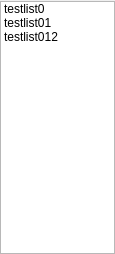
<?xml version="1.0" encoding="UTF-8"?>
<ui version="4.0">
 <class>Playlist</class>
 <widget class="QWidget" name="Playlist">
  <property name="geometry">
   <rect>
    <x>0</x>
    <y>0</y>
    <width>115</width>
    <height>254</height>
   </rect>
  </property>
  <property name="windowTitle">
   <string>Form</string>
  </property>
  <layout class="QVBoxLayout" name="verticalLayout">
   <property name="spacing">
    <number>0</number>
   </property>
   <property name="leftMargin">
    <number>0</number>
   </property>
   <property name="topMargin">
    <number>1</number>
   </property>
   <property name="rightMargin">
    <number>0</number>
   </property>
   <property name="bottomMargin">
    <number>0</number>
   </property>
   <item>
    <widget class="QListWidget" name="listWidget">
     <item>
      <property name="text">
       <string>testlist0</string>
      </property>
     </item>
     <item>
      <property name="text">
       <string>testlist01</string>
      </property>
     </item>
     <item>
      <property name="text">
       <string>testlist012</string>
      </property>
     </item>
    </widget>
   </item>
  </layout>
 </widget>
 <resources/>
 <connections/>
</ui>
